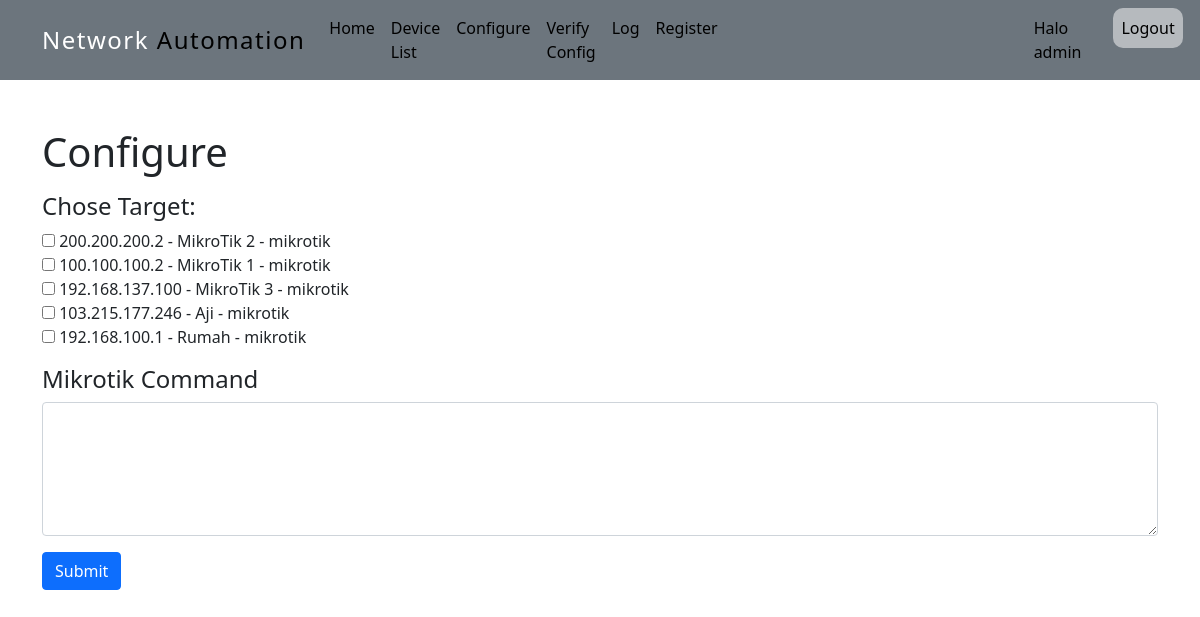
Screenshot of /configure/ (signed in) with the database file from the repository.
### network_automation/models.py (models this page shows, shortened)
class Device(models.Model):
    ip_address = models.CharField(max_length=255)
    hostname = models.CharField(max_length=255)
    username = models.CharField(max_length=255)
    password = models.CharField(max_length=255)
    ssh_port = models.IntegerField(default=22)
    VENDOR_CHOICES = (
        ('mikrotik', 'MikroTik'),
        ('cisco', 'Cisco')
    )
    vendor = models.CharField(max_length=255, choices=VENDOR_CHOICES)

### network_automation/views.py (the view)
# urls.py: path('configure/', views.configure, name='config' ),
@login_required
def configure(request):
    if request.method == "POST":
        selected_device_id = request.POST.getlist('device')
        mikrotik_command = request.POST['mikrotik_command'].splitlines()
        for x in selected_device_id:
            try:
                dev = get_object_or_404(Device, pk=x)
                ssh_client = paramiko.SSHClient()
                ssh_client.set_missing_host_key_policy(paramiko.AutoAddPolicy())
                ssh_client.connect(hostname=dev.ip_address,username=dev.username,password=dev.password)
                if dev.vendor.lower() == 'cisco':
                    conn = ssh_client.invoke_shell()
                    conn.send("conf t\n")
                    for cmd in cisco_command:
                        conn.send(cmd + "\n")
                        time.sleep(1)
                else:
                    for cmd in mikrotik_command:
                        ssh_client.exec_command(cmd)
                log = Log(target=dev.ip_address, action="Configure", status="Success", time=datetime.now(), messages="No Error")
                log.save()
            except Exception as e:
                log = Log(target=dev.ip_address, action="Configure", status="Error", time=datetime.now(), messages=e)
                log.save()
        return redirect('home')
    else:
        devices = Device.objects.all()
        context = {
            'devices' : devices,
            'mode' : 'Configure'
        }
        return render(request, 'config.html', context)

### templates/config.html (shortened to what this page needs)
{% extends "base.html" %}
{% block content %}
    <h1>{{mode}}</h1>
    <form method="POST">
        <h4 class="mt-3">Chose Target:</h4>
        {% for device in devices %}
            <input type="checkbox" name="device" value="{{ device.id }}" class="device">   {{device.ip_address}} - {{device.hostname}} - {{device.vendor}}<br>
        {% endfor %}
        <h4 class="mt-3">Mikrotik Command</h4>
        <textarea class="form-control" rows="5" name="mikrotik_command"></textarea>
        <button type="submit" class="mt-3 btn btn-primary">Submit</button>
    </form>
{% endblock content %}

### templates/base.html (shortened to what this page needs)
{% load static %}
<!DOCTYPE html>
<html lang="en"><head><meta http-equiv="Content-Type" content="text/html; charset=UTF-8">
    <link href="https://cdn.jsdelivr.net/npm/bootstrap@5.1.3/dist/css/bootstrap.min.css" rel="stylesheet">
  </head>
  <body>
    <nav class="navbar navbar-expand-lg navbar-secondary bg-secondary">
      <div class="container">
        <a class="navbar-brand" ><span style="color: #ffffff;">Network</span><span style="color: rgb(0, 0, 0);"> Automation</span></a>
        <div class="collapse navbar-collapse" id="navbarSupportedContent">
            <ul class="navbar-nav" style="color: black;">
              <li class="nav-item">
                <a class="nav-link  " style="color: black; " href="{% url 'home' %}">Home</a>
              </li>
              <li class="nav-item">
                <a class="nav-link " style="color: black; " href="{% url 'devices' %}">Device List</a>
              </li>
              <li class="nav-item">
                <a class="nav-link " style="color: black; " href="{% url 'config' %}">Configure</a>
              </li>
              <li class="nav-item">
                <a class="nav-link " style="color: black; " href="{% url 'verify' %}">Verify Config</a>
              </li>
              <li class="nav-item">
                <a class="nav-link " style="color: black; " href="{% url 'log' %}">Log</a>
              </li>
              <li class="nav-item">
                <a class="nav-link " style="color: black; " href="{% url 'register' %}">Register</a>
              </li>
              <li class="nav-item">
                <a class="nav-link posisi-custom2" style="color: black; ">Halo {{user}}</a>
              </li>
              <li class="nav-item">
                <a class="nav-link posisi-custom " style="color: black; " href="{% url 'logout' %}">Logout</a>
              </li>
            </ul>
          </div>
        </div>
      </nav>
    <div class="container mt-5">
      {% block content %}
      {% endblock %}
    </div>
</body>
</html>

### templates/base.html (style rules this page uses)
.navbar-brand { font-size: 1.5rem; letter-spacing: 1.5px; }
.posisi-custom { margin-left: 24px; background-color: rgba(255, 255, 255, .50); border-radius: 10px; }
.posisi-custom2 { margin-left: 300px; }

### rows the page displays
Device: ip_address "200.200.200.2", hostname "MikroTik 2", vendor "mikrotik"
Device: ip_address "100.100.100.2", hostname "MikroTik 1", vendor "mikrotik"
Device: ip_address "192.168.137.100", hostname "MikroTik 3", vendor "mikrotik"
Device: ip_address "103.215.177.246", hostname "Aji", vendor "mikrotik"
Device: ip_address "192.168.100.1", hostname "Rumah", vendor "mikrotik"

### other values shown
{{ user }} "admin"
{{ mode }} "Configure"
